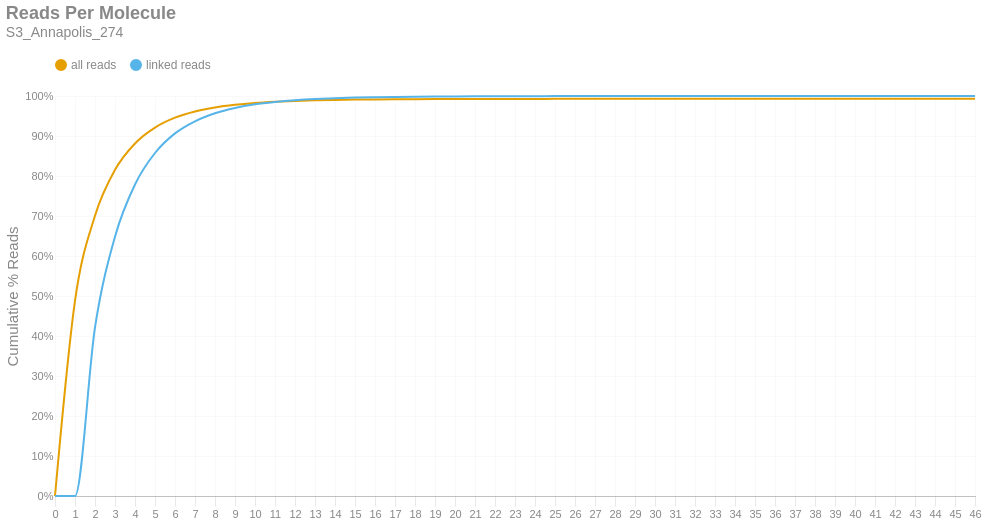

The cell this chart's notebook holds for it:
### Markdown cell above
### Reads per Molecule
This chart shows the cumulative distribution of the number of reads per linked molecule. That is, how many alignments are associated with a unique molecule. This excludes the number of reads associated with invalid or absent linked-read barcodes. The `linked` histogram is the percentages recalculated when disregarding singletons.

### Code cell
if SKIPLR:
    print_html(f"Skipped")
else:
    counts = np.bincount(valids['reads'].cast(pl.Int64).to_numpy())
    weighted = counts * np.arange(len(counts))
    all_perc = weighted / n_reads
    linked_perc = weighted / n_linked_reads
    linked_perc[1] = 0
    binned_df = pl.DataFrame({
        'readsper': list(range(len(counts))),
        'all reads (cumsum)': np.cumsum(all_perc).tolist(),
        'linked reads (cumsum)': np.cumsum(linked_perc).tolist(),
    })

    with SafeRender(binned_df):
        (
            density_plot(binned_df, 'Reads Per Molecule', samplename, 'readspmol')
            .encode(
                x=alt.X('readsper:O', title=None).axis(labelAngle=0).scale(padding=0),
                y=alt.Y('value:Q', title='Cumulative % Reads').axis(format='%').stack(False),
                color=alt.Color("key:N").scale(domain=["all reads", "linked reads"]),
                tooltip=[
                    alt.Tooltip("key:N", title="Data Type"),
                    alt.Tooltip("readsper:O", title="Reads Per Molecule"),
                    alt.Tooltip("value:Q", format=".2%", title="% Reads (Cum.)")
                ]            
            )
        ).display()

### Figure 1 — Vega-Lite specification as saved in the notebook (floating-point values rounded to 4 significant figures)
{"width": "container", "height": 400, "config": {"title": {"anchor": "start", "dy": -15, "fontSize": 18, "color": "#888888", "subtitleColor": "#888888", "subtitleFontSize": 14}, "arc": {"fill": "#0072B2"}, "axis": {"domainColor": "#888888", "domainWidth": 0.5, "gridWidth": 0.2, "grid": false, "titleFontWeight": 400, "titleFontSize": 15, "labelFontSize": 11, "labelColor": "#888888", "tickColor": "#888888", "tickWidth": 0.2, "titleColor": "#888888"}, "axisBand": {"grid": false}, "axisX": {"grid": true, "tickSize": 10, "domainCap": "round"}, "axisY": {"domain": false, "grid": true, "tickSize": 0, "domainCap": "round"}, "background": "transparent", "header": {"labelFontSize": 15, "labelColor": "#888888", "titleFontSize": 15, "titleFontWeight": 600, "titleColor": "#888888"}, "legend": {"labelFont": "sans-serif", "labelFontSize": 12, "labelColor": "#888888", "symbolSize": 100, "symbolType": "circle", "titleFontSize": 12, "titlePadding": 10, "titleColor": "#888888", "title": null, "orient": "top"}, "range": {"category": ["#E69F00", "#56B4E9", "#009E73", "#F0E442", "#0072B2", "#D55E00", "#CC79A7", "#000000"], "diverging": ["#cfe8f3", "#a2d4ec", "#73bfe2", "#46abdb", "#1696d2", "#12719e"]}, "area": {"fill": "#0072B2", "fillOpacity": 0.7, "line": true, "strokeOpacity": 0.7}, "line": {"color": "#0072B2", "stroke": "#0072B2", "strokeWidth": 2}, "trail": {"color": "#0072B2", "stroke": "#0072B2", "strokeWidth": 0, "size": 1}, "point": {"filled": true, "fillOpacity": 1.0, "size": 95}, "text": {"color": "#888888", "fontSize": 11, "align": "right", "fontWeight": 400, "size": 11}, "bar": {"fill": "#0072B2", "stroke": null}, "view": {"stroke": null, "continuousWidth": 660, "continuousHeight": 400}}, "data": {"name": "data-c9ecc6c3900d28beea20290b53d7af3f"}, "mark": {"type": "line", "interpolate": "monotone", "point": {"opacity": 0, "size": 275}}, "encoding": {"color": {"field": "key", "scale": {"domain": ["all reads", "linked reads"]}, "type": "nominal"}, "tooltip": [{"field": "key", "title": "Data Type", "type": "nominal"}, {"field": "readsper", "title": "Reads Per Molecule", "type": "ordinal"}, {"field": "value", "format": ".2%", "title": "% Reads (Cum.)", "type": "quantitative"}], "x": {"axis": {"labelAngle": 0}, "field": "readsper", "scale": {"padding": 0}, "title": null, "type": "ordinal"}, "y": {"axis": {"format": "%"}, "field": "value", "stack": false, "title": "Cumulative % Reads", "type": "quantitative"}}, "params": [{"name": "param_c36ac31b6afebe62", "select": {"type": "point", "fields": ["key"]}, "bind": "legend"}], "title": {"text": "Reads Per Molecule", "subtitle": "S3_Annapolis_274"}, "transform": [{"fold": ["all reads (cumsum)", "linked reads (cumsum)"]}, {"calculate": "replace(datum.key, ' (cumsum)', '')", "as": "key"}, {"filter": {"param": "param_c36ac31b6afebe62"}}], "usermeta": {"embedOptions": {"downloadFileName": "S3_Annapolis_274.readspmol"}}, "$schema": "https://vega.github.io/schema/vega-lite/v6.1.0.json", "datasets": {"data-c9ecc6c3900d28beea20290b53d7af3f": [{"readsper": 0, "all reads (cumsum)": 0.0, "linked reads (cumsum)": 0.0}, {"readsper": 1, "all reads (cumsum)": 0.4881, "linked reads (cumsum)": 0.0}, {"readsper": 2, "all reads (cumsum)": 0.7008, "linked reads (cumsum)": 0.4214}, {"readsper": 3, "all reads (cumsum)": 0.8154, "linked reads (cumsum)": 0.6484}, {"readsper": 4, "all reads (cumsum)": 0.8813, "linked reads (cumsum)": 0.7789}, {"readsper": 5, "all reads (cumsum)": 0.921, "linked reads (cumsum)": 0.8575}, {"readsper": 6, "all reads (cumsum)": 0.9458, "linked reads (cumsum)": 0.9066}, {"readsper": 7, "all reads (cumsum)": 0.961, "linked reads (cumsum)": 0.9368}, {"readsper": 8, "all reads (cumsum)": 0.9712, "linked reads (cumsum)": 0.9569}, {"readsper": 9, "all reads (cumsum)": 0.9779, "linked reads (cumsum)": 0.9702}, {"readsper": 10, "all reads (cumsum)": 0.9825, "linked reads (cumsum)": 0.9793}, {"readsper": 11, "all reads (cumsum)": 0.9855, "linked reads (cumsum)": 0.9852}, {"readsper": 12, "all reads (cumsum)": 0.9876, "linked reads (cumsum)": 0.9895}, {"readsper": 13, "all reads (cumsum)": 0.9891, "linked reads (cumsum)": 0.9924}, {"readsper": 14, "all reads (cumsum)": 0.9902, "linked reads (cumsum)": 0.9945}, {"readsper": 15, "all reads (cumsum)": 0.991, "linked reads (cumsum)": 0.996}, {"readsper": 16, "all reads (cumsum)": 0.9914, "linked reads (cumsum)": 0.997}, {"readsper": 17, "all reads (cumsum)": 0.9918, "linked reads (cumsum)": 0.9977}, {"readsper": 18, "all reads (cumsum)": 0.9921, "linked reads (cumsum)": 0.9983}, {"readsper": 19, "all reads (cumsum)": 0.9923, "linked reads (cumsum)": 0.9987}, {"readsper": 20, "all reads (cumsum)": 0.9925, "linked reads (cumsum)": 0.999}, {"readsper": 21, "all reads (cumsum)": 0.9925, "linked reads (cumsum)": 0.9992}, {"readsper": 22, "all reads (cumsum)": 0.9926, "linked reads (cumsum)": 0.9993}, {"readsper": 23, "all reads (cumsum)": 0.9927, "linked reads (cumsum)": 0.9994}, {"readsper": 24, "all reads (cumsum)": 0.9928, "linked reads (cumsum)": 0.9996}, {"readsper": 25, "all reads (cumsum)": 0.9928, "linked reads (cumsum)": 0.9997}, {"readsper": 26, "all reads (cumsum)": 0.9928, "linked reads (cumsum)": 0.9998}, {"readsper": 27, "all reads (cumsum)": 0.9929, "linked reads (cumsum)": 0.9998}, {"readsper": 28, "all reads (cumsum)": 0.9929, "linked reads (cumsum)": 0.9998}, {"readsper": 29, "all reads (cumsum)": 0.9929, "linked reads (cumsum)": 0.9999}, {"readsper": 30, "all reads (cumsum)": 0.9929, "linked reads (cumsum)": 0.9999}, {"readsper": 31, "all reads (cumsum)": 0.9929, "linked reads (cumsum)": 0.9999}, {"readsper": 32, "all reads (cumsum)": 0.9929, "linked reads (cumsum)": 1.0}, {"readsper": 33, "all reads (cumsum)": 0.9929, "linked reads (cumsum)": 1.0}, {"readsper": 34, "all reads (cumsum)": 0.9929, "linked reads (cumsum)": 1.0}, {"readsper": 35, "all reads (cumsum)": 0.993, "linked reads (cumsum)": 1.0}, {"readsper": 36, "all reads (cumsum)": 0.993, "linked reads (cumsum)": 1.0}, {"readsper": 37, "all reads (cumsum)": 0.993, "linked reads (cumsum)": 1.0}, {"readsper": 38, "all reads (cumsum)": 0.993, "linked reads (cumsum)": 1.0}, {"readsper": 39, "all reads (cumsum)": 0.993, "linked reads (cumsum)": 1.0}, {"readsper": 40, "all reads (cumsum)": 0.993, "linked reads (cumsum)": 1.0}, {"readsper": 41, "all reads (cumsum)": 0.993, "linked reads (cumsum)": 1.0}, {"readsper": 42, "all reads (cumsum)": 0.993, "linked reads (cumsum)": 1.0}, {"readsper": 43, "all reads (cumsum)": 0.993, "linked reads (cumsum)": 1.0}, {"readsper": 44, "all reads (cumsum)": 0.993, "linked reads (cumsum)": 1.0}, {"readsper": 45, "all reads (cumsum)": 0.993, "linked reads (cumsum)": 1.0}, {"readsper": 46, "all reads (cumsum)": 0.993, "linked reads (cumsum)": 1.0}]}}
